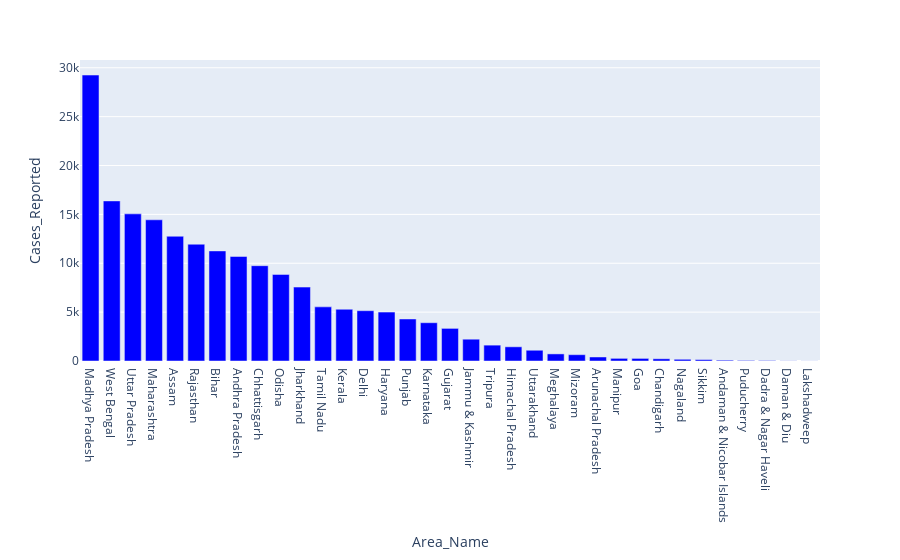
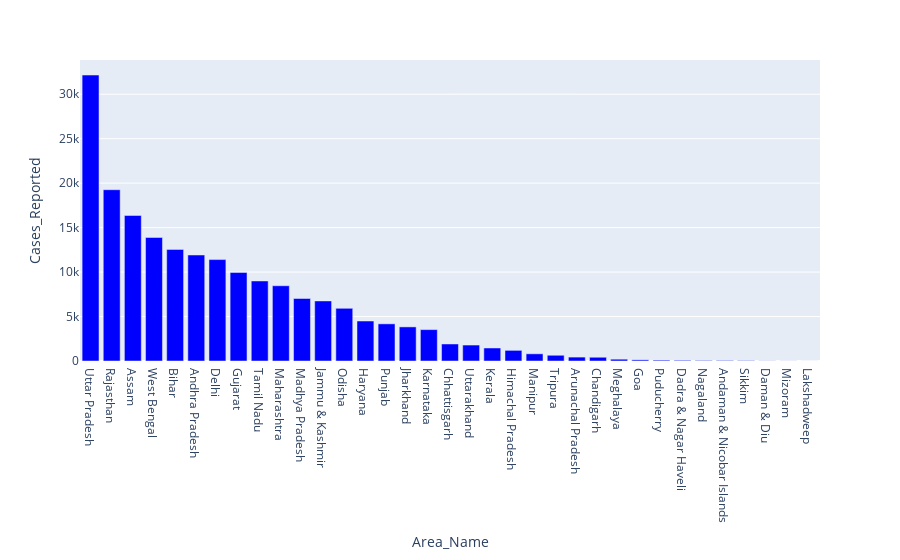
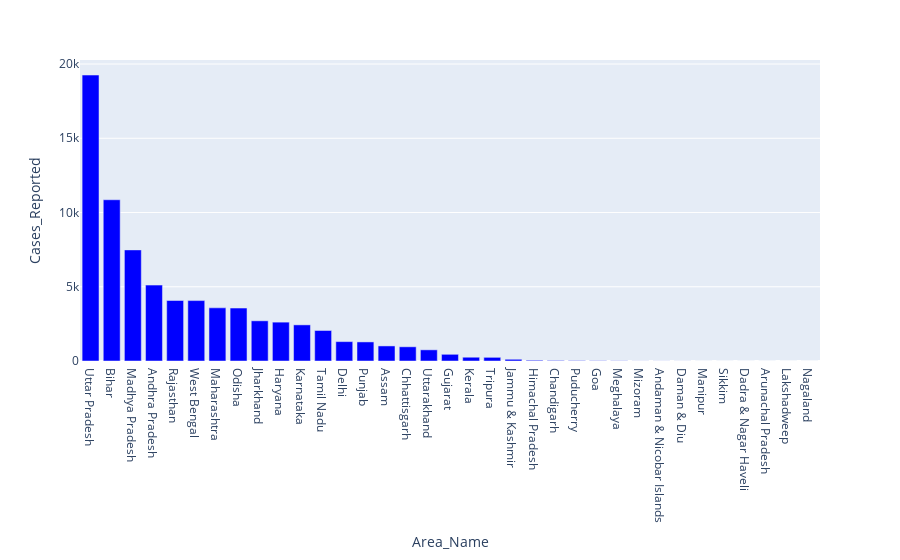
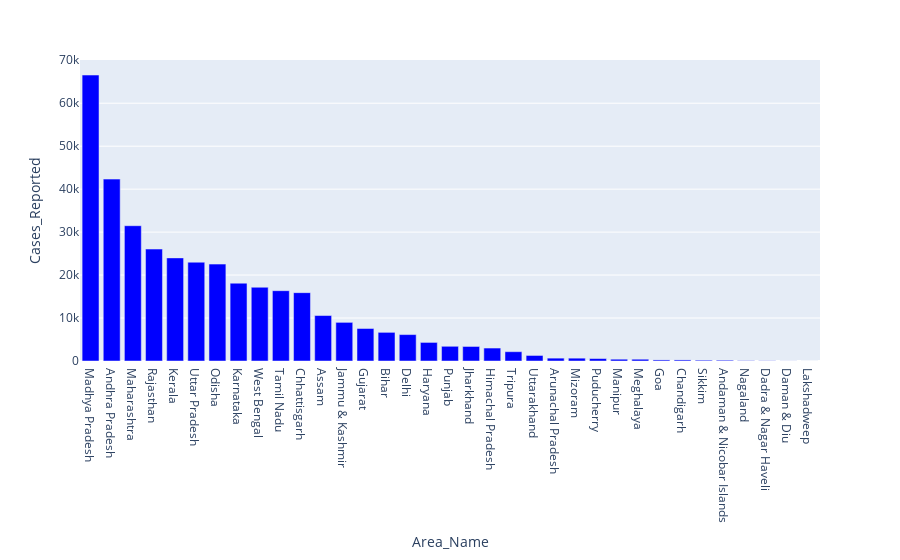

Notebook code cell kept with these figures, in order:
### Code cell
for i in crime:
  df_i = df[df['Sub_Group_Name']==i]
  gi= pd.DataFrame(df_i.groupby(['Area_Name'])['Cases_Reported'].sum().reset_index())
  gi =gi.sort_values("Cases_Reported",ascending = False)
  print(i)
  fig= px.bar(gi,x='Area_Name',y='Cases_Reported',color_discrete_sequence=['blue'])
  fig.show()

### Figure 1 — Plotly figure (JSON) as saved in the notebook; plotly's stock layout.template omitted (floating-point values rounded to 4 significant figures)
{"data": [{"alignmentgroup": "True", "hovertemplate": "Area_Name=%{x}<br>Cases_Reported=%{y}<extra></extra>", "legendgroup": "", "marker": {"color": "blue", "pattern": {"shape": ""}}, "name": "", "offsetgroup": "", "orientation": "v", "showlegend": false, "textposition": "auto", "type": "bar", "x": ["Madhya Pradesh", "West Bengal", "Uttar Pradesh", "Maharashtra", "Assam", "Rajasthan", "Bihar", "Andhra Pradesh", "Chhattisgarh", "Odisha", "Jharkhand", "Tamil Nadu", "Kerala", "Delhi", "Haryana", "Punjab", "Karnataka", "Gujarat", "Jammu & Kashmir", "Tripura", "Himachal Pradesh", "Uttarakhand", "Meghalaya", "Mizoram", "Arunachal Pradesh", "Manipur", "Goa", "Chandigarh", "Nagaland", "Sikkim", "Andaman & Nicobar Islands", "Puducherry", "Dadra & Nagar Haveli", "Daman & Diu", "Lakshadweep"], "xaxis": "x", "y": [29256, 16378, 15053, 14446, 12762, 11949, 11263, 10696, 9751, 8860, 7563, 5538, 5296, 5146, 5009, 4300, 3917, 3337, 2230, 1624, 1453, 1101, 726, 646, 412, 271, 266, 227, 176, 145, 84, 57, 49, 14, 7], "yaxis": "y"}], "layout": {"barmode": "relative", "legend": {"tracegroupgap": 0}, "margin": {"t": 60}, "xaxis": {"anchor": "y", "domain": [0, 1], "title": {"text": "Area_Name"}}, "yaxis": {"anchor": "x", "domain": [0, 1], "title": {"text": "Cases_Reported"}}}}

### Figure 2 — Plotly figure (JSON) as saved in the notebook; plotly's stock layout.template omitted (floating-point values rounded to 4 significant figures)
{"data": [{"alignmentgroup": "True", "hovertemplate": "Area_Name=%{x}<br>Cases_Reported=%{y}<extra></extra>", "legendgroup": "", "marker": {"color": "blue", "pattern": {"shape": ""}}, "name": "", "offsetgroup": "", "orientation": "v", "showlegend": false, "textposition": "auto", "type": "bar", "x": ["Uttar Pradesh", "Rajasthan", "Assam", "West Bengal", "Bihar", "Andhra Pradesh", "Delhi", "Gujarat", "Tamil Nadu", "Maharashtra", "Madhya Pradesh", "Jammu & Kashmir", "Odisha", "Haryana", "Punjab", "Jharkhand", "Karnataka", "Chhattisgarh", "Uttarakhand", "Kerala", "Himachal Pradesh", "Manipur", "Tripura", "Arunachal Pradesh", "Chandigarh", "Meghalaya", "Goa", "Puducherry", "Dadra & Nagar Haveli", "Nagaland", "Andaman & Nicobar Islands", "Sikkim", "Daman & Diu", "Mizoram", "Lakshadweep"], "xaxis": "x", "y": [32155, 19261, 16368, 13894, 12550, 11921, 11405, 9949, 9000, 8461, 7028, 6756, 5919, 4496, 4179, 3836, 3530, 1915, 1795, 1463, 1198, 808, 645, 440, 422, 203, 131, 96, 77, 58, 58, 42, 13, 7, 1], "yaxis": "y"}], "layout": {"barmode": "relative", "legend": {"tracegroupgap": 0}, "margin": {"t": 60}, "xaxis": {"anchor": "y", "domain": [0, 1], "title": {"text": "Area_Name"}}, "yaxis": {"anchor": "x", "domain": [0, 1], "title": {"text": "Cases_Reported"}}}}

### Figure 3 — Plotly figure (JSON) as saved in the notebook; plotly's stock layout.template omitted (floating-point values rounded to 4 significant figures)
{"data": [{"alignmentgroup": "True", "hovertemplate": "Area_Name=%{x}<br>Cases_Reported=%{y}<extra></extra>", "legendgroup": "", "marker": {"color": "blue", "pattern": {"shape": ""}}, "name": "", "offsetgroup": "", "orientation": "v", "showlegend": false, "textposition": "auto", "type": "bar", "x": ["Uttar Pradesh", "Bihar", "Madhya Pradesh", "Andhra Pradesh", "Rajasthan", "West Bengal", "Maharashtra", "Odisha", "Jharkhand", "Haryana", "Karnataka", "Tamil Nadu", "Delhi", "Punjab", "Assam", "Chhattisgarh", "Uttarakhand", "Gujarat", "Kerala", "Tripura", "Jammu & Kashmir", "Himachal Pradesh", "Chandigarh", "Puducherry", "Goa", "Meghalaya", "Mizoram", "Andaman & Nicobar Islands", "Daman & Diu", "Manipur", "Sikkim", "Dadra & Nagar Haveli", "Arunachal Pradesh", "Lakshadweep", "Nagaland"], "xaxis": "x", "y": [19258, 10860, 7482, 5112, 4074, 4069, 3581, 3565, 2707, 2617, 2433, 2055, 1306, 1285, 1015, 957, 752, 451, 254, 247, 116, 49, 35, 25, 18, 13, 4, 4, 3, 1, 1, 1, 1, 0, 0], "yaxis": "y"}], "layout": {"barmode": "relative", "legend": {"tracegroupgap": 0}, "margin": {"t": 60}, "xaxis": {"anchor": "y", "domain": [0, 1], "title": {"text": "Area_Name"}}, "yaxis": {"anchor": "x", "domain": [0, 1], "title": {"text": "Cases_Reported"}}}}

### Figure 4 — Plotly figure (JSON) as saved in the notebook; plotly's stock layout.template omitted (floating-point values rounded to 4 significant figures)
{"data": [{"alignmentgroup": "True", "hovertemplate": "Area_Name=%{x}<br>Cases_Reported=%{y}<extra></extra>", "legendgroup": "", "marker": {"color": "blue", "pattern": {"shape": ""}}, "name": "", "offsetgroup": "", "orientation": "v", "showlegend": false, "textposition": "auto", "type": "bar", "x": ["Madhya Pradesh", "Andhra Pradesh", "Maharashtra", "Rajasthan", "Kerala", "Uttar Pradesh", "Odisha", "Karnataka", "West Bengal", "Tamil Nadu", "Chhattisgarh", "Assam", "Jammu & Kashmir", "Gujarat", "Bihar", "Delhi", "Haryana", "Punjab", "Jharkhand", "Himachal Pradesh", "Tripura", "Uttarakhand", "Arunachal Pradesh", "Mizoram", "Puducherry", "Manipur", "Meghalaya", "Goa", "Chandigarh", "Sikkim", "Andaman & Nicobar Islands", "Nagaland", "Dadra & Nagar Haveli", "Daman & Diu", "Lakshadweep"], "xaxis": "x", "y": [66558, 42334, 31490, 26054, 23999, 22996, 22552, 18113, 17163, 16368, 15910, 10587, 8993, 7568, 6668, 6150, 4324, 3425, 3384, 3016, 2165, 1290, 666, 659, 569, 417, 415, 250, 248, 187, 182, 71, 46, 15, 4], "yaxis": "y"}], "layout": {"barmode": "relative", "legend": {"tracegroupgap": 0}, "margin": {"t": 60}, "xaxis": {"anchor": "y", "domain": [0, 1], "title": {"text": "Area_Name"}}, "yaxis": {"anchor": "x", "domain": [0, 1], "title": {"text": "Cases_Reported"}}}}
